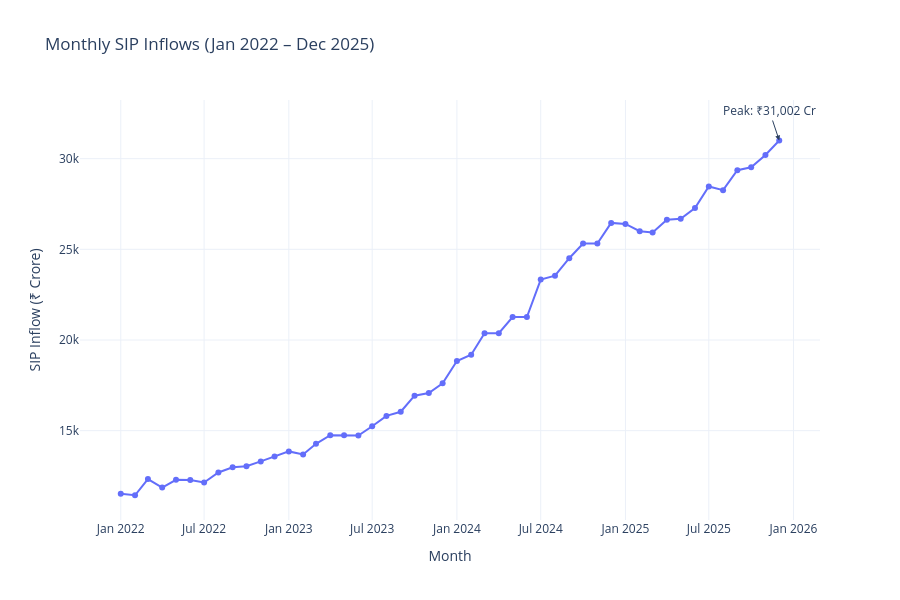

The cell this chart's notebook holds for it:
### Markdown cell above
## 3. SIP Inflow Time-Series

Monthly SIP inflows from January 2022 to December 2025 are analyzed using Plotly. The chart highlights the all-time high SIP inflow and shows the overall growth trend.

### Code cell
# SIP Inflow Time-Series — Jan 2022 to Dec 2025

sip_trend = sip[
    (sip["month"] >= "2022-01-01") &
    (sip["month"] <= "2025-12-31")
].copy()

fig = px.line(
    sip_trend,
    x="month",
    y="sip_inflow_crore",
    markers=True,
    title="Monthly SIP Inflows (Jan 2022 – Dec 2025)",
    labels={
        "month": "Month",
        "sip_inflow_crore": "SIP Inflow (₹ Crore)"
    }
)

# Find actual maximum from dataset
peak_idx = sip_trend["sip_inflow_crore"].idxmax()
peak_row = sip_trend.loc[peak_idx]

fig.add_annotation(
    x=peak_row["month"],
    y=peak_row["sip_inflow_crore"],
    text=f"Peak: ₹{peak_row['sip_inflow_crore']:,.0f} Cr",
    showarrow=True,
    arrowhead=2
)

fig.update_layout(
    template="plotly_white",
    height=600,
    hovermode="x unified"
)

fig.show()
fig.write_image(
    CHART_DIR / "sip_inflow_trend.png",
    width=1400,
    height=800
)

print("SIP chart exported.")

### Figure 1 — Plotly figure (JSON) as saved in the notebook; plotly's stock layout.template omitted (floating-point values rounded to 4 significant figures)
{"data": [{"hovertemplate": "Month=%{x}<br>SIP Inflow (₹ Crore)=%{y}<extra></extra>", "legendgroup": "", "line": {"color": "#636efa", "dash": "solid"}, "marker": {"symbol": "circle"}, "mode": "lines+markers", "name": "", "orientation": "v", "showlegend": false, "type": "scatter", "x": ["2022-01-01T00:00:00.000000", "2022-02-01T00:00:00.000000", "2022-03-01T00:00:00.000000", "2022-04-01T00:00:00.000000", "2022-05-01T00:00:00.000000", "2022-06-01T00:00:00.000000", "2022-07-01T00:00:00.000000", "2022-08-01T00:00:00.000000", "2022-09-01T00:00:00.000000", "2022-10-01T00:00:00.000000", "2022-11-01T00:00:00.000000", "2022-12-01T00:00:00.000000", "2023-01-01T00:00:00.000000", "2023-02-01T00:00:00.000000", "2023-03-01T00:00:00.000000", "2023-04-01T00:00:00.000000", "2023-05-01T00:00:00.000000", "2023-06-01T00:00:00.000000", "2023-07-01T00:00:00.000000", "2023-08-01T00:00:00.000000", "2023-09-01T00:00:00.000000", "2023-10-01T00:00:00.000000", "2023-11-01T00:00:00.000000", "2023-12-01T00:00:00.000000", "2024-01-01T00:00:00.000000", "2024-02-01T00:00:00.000000", "2024-03-01T00:00:00.000000", "2024-04-01T00:00:00.000000", "2024-05-01T00:00:00.000000", "2024-06-01T00:00:00.000000", "2024-07-01T00:00:00.000000", "2024-08-01T00:00:00.000000", "2024-09-01T00:00:00.000000", "2024-10-01T00:00:00.000000", "2024-11-01T00:00:00.000000", "2024-12-01T00:00:00.000000", "2025-01-01T00:00:00.000000", "2025-02-01T00:00:00.000000", "2025-03-01T00:00:00.000000", "2025-04-01T00:00:00.000000", "2025-05-01T00:00:00.000000", "2025-06-01T00:00:00.000000", "2025-07-01T00:00:00.000000", "2025-08-01T00:00:00.000000", "2025-09-01T00:00:00.000000", "2025-10-01T00:00:00.000000", "2025-11-01T00:00:00.000000", "2025-12-01T00:00:00.000000"], "xaxis": "x", "y": [11517, 11438, 12328, 11863, 12286, 12276, 12140, 12694, 12976, 13040, 13306, 13573, 13856, 13687, 14276, 14749, 14749, 14734, 15245, 15814, 16042, 16928, 17073, 17610, 18838, 19187, 20371, 20371, 21262, 21262, 23332, 23547, 24509, 25323, 25320, 26459, 26400, 25999, 25926, 26632, 26688, 27274, 28464, 28265, 29361, 29529, 30200, 31002], "yaxis": "y"}], "layout": {"annotations": [{"arrowhead": 2, "showarrow": true, "text": "Peak: ₹31,002 Cr", "x": "2025-12-01T00:00:00", "y": 31002}], "height": 600, "hovermode": "x unified", "legend": {"tracegroupgap": 0}, "title": {"text": "Monthly SIP Inflows (Jan 2022 – Dec 2025)"}, "xaxis": {"anchor": "y", "domain": [0, 1], "title": {"text": "Month"}}, "yaxis": {"anchor": "x", "domain": [0, 1], "title": {"text": "SIP Inflow (₹ Crore)"}}}}
